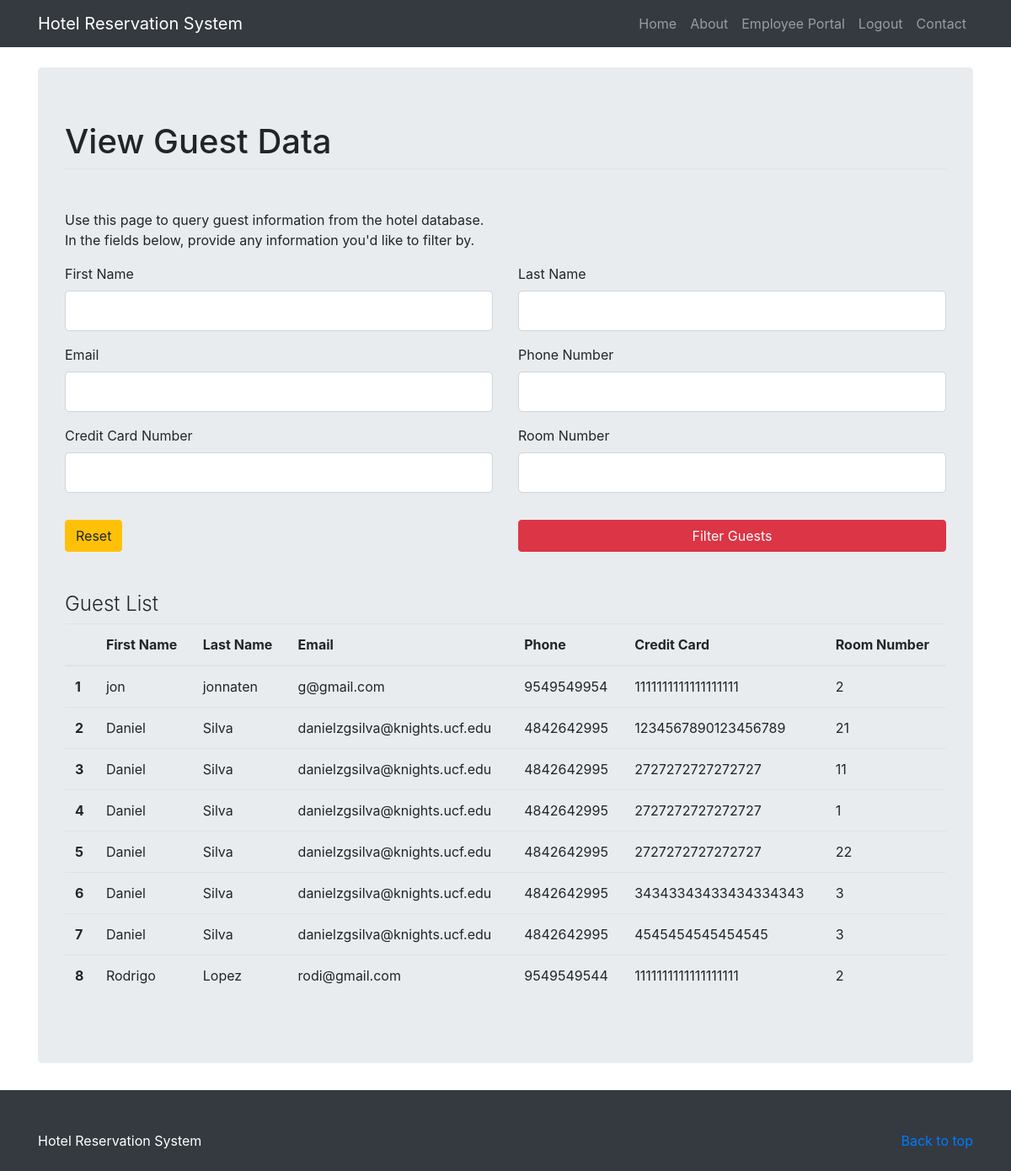
The page /view_guests (signed in) on the database its author committed.
### hotel_system/models.py (models this page shows, shortened)
class Reservation(db.Model):
    id = db.Column(db.Integer, primary_key=True)
    first_name = db.Column(db.String(120), nullable=False)
    last_name = db.Column(db.String(120), nullable=False)
    email = db.Column(db.String(120), nullable=False)
    phone = db.Column(db.String(12), nullable = False)
    date_created = db.Column(db.DateTime, nullable = False, default = datetime.utcnow)
    credit_card = db.Column(db.String(20), nullable = False)
    check_in = db.Column(db.Integer, nullable=False)
    check_out = db.Column(db.Integer, nullable=False)
    tv = db.Column(db.Boolean, nullable = False, default = False)
    wifi = db.Column(db.Boolean, nullable = False, default = False)
    pool = db.Column(db.Boolean, nullable = False, default = False)
    room_type = db.Column(db.String(6), nullable = False)
    room_num = db.Column(db.Integer)

### hotel_system/routes.py (the view, shortened to what this page needs)
@app.route('/view_guests', methods=['GET', 'POST'])
@login_required
def view_guests():
    form = ViewGuestsForm()
    guests = Reservation.query.all()
    return render_template('view_guests.html', title="Guests", form=form, guests=guests)

### hotel_system/forms.py
class ViewGuestsForm(FlaskForm):
    first_name = StringField('First Name')
    last_name = StringField('Last Name')
    email = StringField('Email', validators=[Email(), Optional()])
    phone = StringField('Phone Number', validators = [Optional(), Length(min=10, max=12, message='Invalid Phone Number')])
    credit_card = StringField('Credit Card Number', validators = [Optional(), Length(min=16, max=20, message='Invalid Card Number')])
    room_num = IntegerField('Room Number', validators = [Optional()])
    submit = SubmitField('Filter Guests')

### hotel_system/models.py (called while the page is built)
@login_manager.user_loader
def load_employee(employee_id):
    return Employee.query.get(int(employee_id))

### hotel_system/templates/view_guests.html (shortened to what this page needs)
{% extends "layout.html" %}
{% block content %}
<body>
    <main role="main">
        <div class="container"><br>
             <div class="jumbotron center">
         		<form action="" method="POST">
         			<fieldset class="form-group">
                <legend class ="border-bottom mb-4"><h1>View Guest Data</h1></legend><br>
                    <p>Use this page to query guest information from the hotel database.<br>
                    In the fields below, provide any information you'd like to filter by.</p>
                    <div class="row">
                        <div class="col-xs-6 sm-6 col-md-6 col-lg-6">
           				    <div class = "form-group">
           					{{ form.first_name.label(class="form-control-label") }}
           					{% if form.first_name.errors %}
           						{{ form.first_name(class="form-control form-control-lg is-invalid") }}
           						<div class="invalid-feedback">
           							{% for error in form.first_name.errors %}
           								<span>{{ error }}</span>
           							{% endfor %}
           						</div>
           					{% else %}
           						{{ form.first_name(class="form-control form-control-lg") }}
           					{% endif %}
                             </div>
                        </div>
                        <div class="col-xs-6 sm-6 col-md-6 col-lg-6">
           				    <div class = "form-group">
           					{{ form.last_name.label(class="form-control-label") }}
           					{% if form.last_name.errors %}
           						{{ form.last_name(class="form-control form-control-lg is-invalid") }}
           						<div class="invalid-feedback">
           							{% for error in form.last_name.errors %}
           								<span>{{ error }}</span>
           							{% endfor %}
           						</div>
           					{% else %}
           						{{ form.last_name(class="form-control form-control-lg") }}
           					{% endif %}
                             </div>
                        </div>
                    </div>
                    <div class="row">
                        <div class="col-xs-6 sm-6 col-md-6 col-lg-6">
           				    <div class = "form-group">
           					{{ form.email.label(class="form-control-label") }}
           					{% if form.email.errors %}
           						{{ form.email(class="form-control form-control-lg is-invalid") }}
           						<div class="invalid-feedback">
           							{% for error in form.email.errors %}
           								<span>{{ error }}</span>
           							{% endfor %}
           						</div>
           					{% else %}
           						{{ form.email(class="form-control form-control-lg") }}
           					{% endif %}
                             </div>
                        </div>
                        <div class="col-xs-6 sm-6 col-md-6 col-lg-6">
           				    <div class = "form-group">
           					{{ form.phone.label(class="form-control-label") }}
           					{% if form.phone.errors %}
           						{{ form.phone(class="form-control form-control-lg is-invalid") }}
           						<div class="invalid-feedback">
           							{% for error in form.phone.errors %}
           								<span>{{ error }}</span>
           							{% endfor %}
           						</div>
           					{% else %}
           						{{ form.phone(class="form-control form-control-lg") }}
           					{% endif %}
                             </div>
                        </div>
                    </div>
                    <div class="row">
                        <div class="col-xs-6 sm-6 col-md-6 col-lg-6">
           				    <div class = "form-group">
           					{{ form.credit_card.label(class="form-control-label") }}
           					{% if form.credit_card.errors %}
           						{{ form.credit_card(class="form-control form-control-lg is-invalid") }}
           						<div class="invalid-feedback">
           							{% for error in form.credit_card.errors %}
           								<span>{{ error }}</span>
           							{% endfor %}
           						</div>
           					{% else %}
           						{{ form.credit_card(class="form-control form-control-lg") }}
           					{% endif %}
                             </div>
                        </div>
                        <div class="col-xs-6 sm-6 col-md-6 col-lg-6">
           				    <div class = "form-group">
           					{{ form.room_num.label(class="form-control-label") }}
           					{% if form.room_num.errors %}
           						{{ form.room_num(class="form-control form-control-lg is-invalid") }}
           						<div class="invalid-feedback">
           							{% for error in form.room_num.errors %}
           								<span>{{ error }}</span>
           							{% endfor %}
           						</div>
           					{% else %}
           						{{ form.room_num(class="form-control form-control-lg") }}
           					{% endif %}
                             </div>
                        </div>
                    </div>
         			</fieldset>
         			 <div class="row">
                        <div class="col-md-6 col-sm-6 col-xs-6 pad-adjust">
                         <a href="{{ url_for('view_guests') }}" class="btn btn-warning">Reset</a>
                        </div>
                        <div class="col-md-6 col-sm-6 col-xs-6 pad-adjust" id="payment_buttons">
                          {{ form.submit(class="btn btn-danger btn-block") }}
                        </div>
                    </div>
         		</form><br><br>
                <h4 class="font-weight-light">Guest List</h4>
                <table class="table table-hover">
                      <thead>
                        <tr>
                          <th scope="col"></th>
                          <th scope="col">First Name</th>
                          <th scope="col">Last Name</th>
                          <th scope="col">Email</th>
                          <th scope="col">Phone</th>
                          <th scope="col">Credit Card</th>
                          <th scope="col">Room Number</th>
                        </tr>
                      </thead>
                      <tbody>
                      {% for guest in guests %}
                        <tr>
                          <th scope="row">{{ loop.index }}</th>
                          <td>{{ guest.first_name }}</td>
                          <td>{{ guest.last_name }}</td>
                          <td>{{ guest.email }}</td>
                          <td>{{ guest.phone }}</td>
                          <td>{{ guest.credit_card }}</td>
                          <td>{{ guest.room_num }}</td>
                        </tr>
                      {% endfor %}
                      </tbody>
                </table>
         	</div>
        </div>
    </main>
</body>
{% endblock %}

### rows shown on the page
Reservation: first_name "jon", last_name "jonnaten", email "g@gmail.com", phone "9549549954", credit_card "1111111111111111111", room_num "2"
Reservation: first_name "Daniel", last_name "Silva", email "danielzgsilva@knights.ucf.edu", phone "4842642995", credit_card "1234567890123456789", room_num "21"
Reservation: first_name "Daniel", last_name "Silva", email "danielzgsilva@knights.ucf.edu", phone "4842642995", credit_card "2727272727272727", room_num "11"
Reservation: first_name "Daniel", last_name "Silva", email "danielzgsilva@knights.ucf.edu", phone "4842642995", credit_card "2727272727272727", room_num "1"
Reservation: first_name "Daniel", last_name "Silva", email "danielzgsilva@knights.ucf.edu", phone "4842642995", credit_card "2727272727272727", room_num "22"
Reservation: first_name "Daniel", last_name "Silva", email "danielzgsilva@knights.ucf.edu", phone "4842642995", credit_card "34343343433434334343", room_num "3"
Reservation: first_name "Daniel", last_name "Silva", email "danielzgsilva@knights.ucf.edu", phone "4842642995", credit_card "4545454545454545", room_num "3"
Reservation: first_name "Rodrigo", last_name "Lopez", email "rodi@gmail.com", phone "9549549544", credit_card "1111111111111111111", room_num "2"
